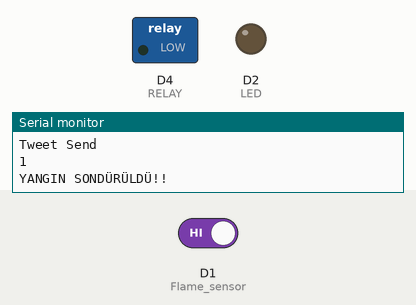
The sketch below on a simulated ESP8266 (NodeMCU). Shown: switched loads named in the sketch (green lamp = pin HIGH), output pins drawn as LEDs (lit = HIGH), the last lines printed to the serial monitor. Inputs (shaded band) come from the test bench; at power-on: D1 (Flame_sensor) HIGH. WiFi joins after 1.5 s; servers stay silent unless stated; the local clock reads 2024-03-15 10:24:30 at power-on unless the sketch sets it.

Above: at 2.7 s.
2.8 s: D1 (Flame_sensor) driven LOW
At 3.6 s:
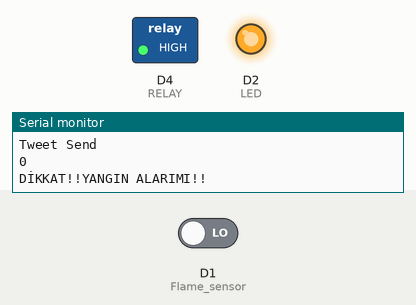
4.7 s: D1 (Flame_sensor) driven HIGH
At 6.5 s:
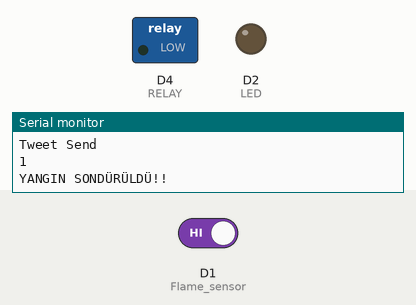
Timing chart, 0 to 8.0 s (numbered marks = the images above; inputs shaded):
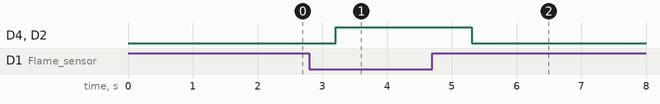

The sketch:

IOT__PROJE.ino
```cpp
//Welcome to The IoT Projects
//IoT Based Fire Alarm Notification and control system using ESP8266

#include <ESP8266WiFi.h>
#include <WiFiClientSecure.h>
#include "ThingSpeak.h"
#include <UniversalTelegramBot.h>   // Universal Telegram Bot Library written by Brian Lough: https://github.com/witnessmenow/Universal-Arduino-Telegram-Bot
#include <ArduinoJson.h>

#define BOTtoken "5797458670:AAGSL3EwTLIFebluP9ZuO9e8OfJ-TVqy1T0"  // your Bot Token (Get from Botfather)
 const char* writeAPIKey = "DIPV5IT5WCZ28L5B";     //  Thingspeak  write API Key
const char* readAPIKey  = "W2LXBCSROPEAJI64";
const char* thingSpeakHost = "api.thingspeak.com";     //ThingSpeak sitesinin hostu
String thingtweetAPIKey = "41NE3IKP9WPESJ2P";    //ThingTweet sayfasından aldığımız API Key
// Use @myidbot to find out the chat ID of an individual or a group
// Also note that you need to click "start" on a bot before it can
// message you
#define CHAT_ID "1690850255"
 X509List cert(TELEGRAM_CERTIFICATE_ROOT);
 WiFiClientSecure client;
UniversalTelegramBot bot(BOTtoken, client);
int LED = D2;
int RELAY = D4;
int Flame_sensor = D1;
int Flame_detected;
String tsData;


char ssid[] = "gedik";
char pass[] = "123456789";

void notifyOnFire()
{
  Flame_detected = digitalRead(Flame_sensor);
  Serial.println(Flame_detected);
  //delay(100);
  if (Flame_detected == 0) {
    Serial.println("DİKKAT!!YANGIN ALARIMI!!");
    bot.sendMessage(CHAT_ID, "DİKKAT!!YANGIN ALARIMI!!", "");
    digitalWrite(LED, HIGH);
    digitalWrite(RELAY, HIGH);


    bot.sendMessage(CHAT_ID, "Yangın Söndü", "");
  }
  else
  {

    Serial.println("YANGIN SONDÜRÜLDÜ!!");
    digitalWrite(LED, LOW);
    digitalWrite(RELAY, LOW);
  }
}
void setup()
{
  Serial.begin(9600);
 ThingSpeak.begin(client);
  pinMode(LED, OUTPUT);
  pinMode(RELAY, OUTPUT);
  digitalWrite(RELAY, LOW);
  pinMode(Flame_sensor, INPUT_PULLUP);
   configTime(0, 0, "pool.ntp.org");      // get UTC time via NTP
  client.setTrustAnchors(&cert);
   WiFi.mode(WIFI_STA);
  WiFi.begin(ssid, pass);

  while (WiFi.status() != WL_CONNECTED) {
    Serial.print(".");
    delay(500);
  }

}
void loop()
{
notifyOnFire();
 if (client.connect("api.thingspeak.com",80)) {                           // thingtweet ile tweet at
      tsData = "api_key="+thingtweetAPIKey+"&status="+"DİKKAT YANGIN VAR!!!!!";
      client.print("POST /apps/thingtweet/1/statuses/update HTTP/1.1\n");
      client.print("Host: api.thingspeak.com\n");
      client.print("Connection: close\n");
      client.print("Content-Type: application/x-www-form-urlencoded\n");
      client.print("Content-Length: ");
      client.print(tsData.length());
      client.print("\n\n");
      client.print(tsData);
      Serial.println("Tweet Send");

    }

}
```

Measured:
- after the input at 2.8 s, D4 (RELAY), D2 (LED): LOW → HIGH after 0.40 s
- after the input at 4.7 s, D4 (RELAY), D2 (LED): HIGH → LOW after 0.61 s
